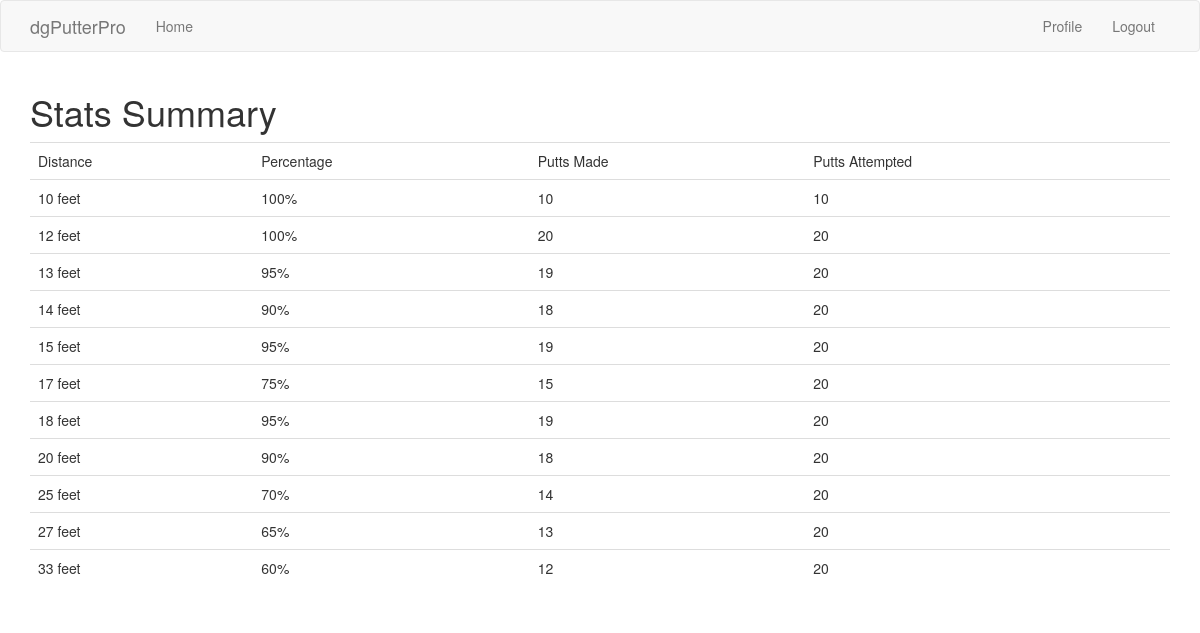
Page /user/jpants/stats (signed in) on the earlier database version.
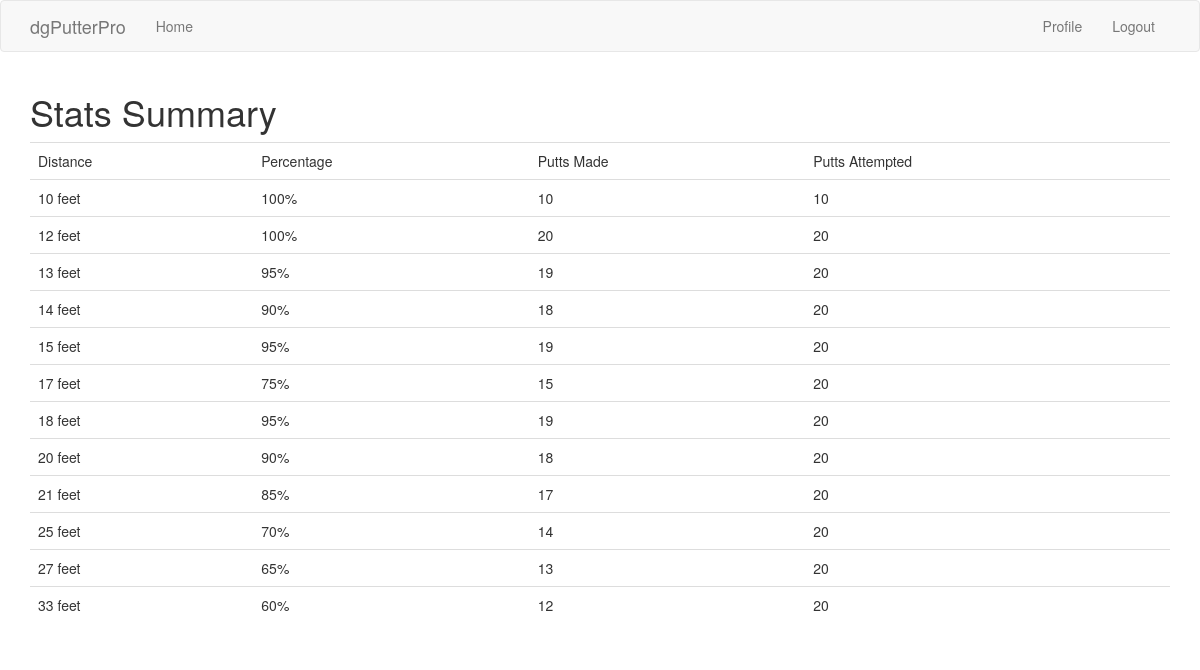
Same page on the later database version.
### app/models.py (models this page shows, shortened)
class Drill(db.Model):
    id = db.Column(db.Integer, primary_key=True)
    user_id = db.Column(db.Integer, db.ForeignKey('user.id'))
    timestamp = db.Column(db.DateTime, index=True, default=datetime.utcnow)
    putt_distance = db.Column(db.Integer)
    number_attempts = db.Column(db.Integer)
    number_putts_made = db.Column(db.Integer)
    CheckConstraint(number_putts_made <= number_attempts)

### app/main/routes.py (the view)
@bp.route('/user/<username>/stats')
@login_required
def stats(username):
    user = User.query.filter_by(username=username).first_or_404()
    summary = user.drills.group_by(Drill.putt_distance)
    return render_template('stats.html', user=user, summary=summary)

### app/main/routes.py (called while the page is built)
@bp.before_app_request
def before_request():
    if current_user.is_authenticated:
        current_user.last_seen = datetime.utcnow()
        db.session.commit()

### app/models.py (called while the page is built)
@login.user_loader
def load_user(id):
    return User.query.get(int(id))

### app/templates/stats.html
{% extends "base.html" %}
{% block app_content %}
    <h1>Stats Summary</h1>
            <table class="table table-hover">
                <tr valign="top">
                   <td>Distance</td>
                   <td>Percentage</td>
                   <td>Putts Made</td>
                   <td>Putts Attempted</td>
                </tr>
            {% for sum in summary %}
                <tr>
                    <td>
                        {{sum.putt_distance}} feet
                    </td>
                    <td>
                        {{ (sum.number_putts_made / sum.number_attempts * 100) |round|int}}%
                    </td>
                    <td>
                        {{ sum.number_putts_made }}
                    </td>
                    <td>
                        {{ sum.number_attempts }}
                    </td>
                </tr>
            {% endfor %}
            </table>
{% endblock %}

### app/templates/base.html (shortened to what this page needs)
{% extends 'bootstrap/base.html' %}}
   {% block navbar %}
    <nav class="navbar navbar-default">
        <div class="container">
            <div class="navbar-header">
                <a class="navbar-brand" href="{{ url_for('main.index') }}">dgPutterPro</a>
            </div>
            <div class="collapse navbar-collapse" id="bs-example-navbar-collapse-1">
                <ul class="nav navbar-nav">
                    <li><a href="{{ url_for('main.index') }}">Home</a></li>
                </ul>
                <ul class="nav navbar-nav navbar-right">
                    {% if current_user.is_anonymous %}
                    <li><a href="{{ url_for('auth.login') }}">Login</a></li>
                    {% else %}
                    <li><a href="{{ url_for('main.user', username=current_user.username) }}">Profile</a></li>
                    <li><a href="{{ url_for('auth.logout') }}">Logout</a></li>
                    {% endif %}
                </ul>
            </div>
        </div>
    </nav>
{% endblock %}
    {% block content %}
        <div class="container">
            {% block app_content %}{% endblock %}
        </div>
    {% endblock %}

Differences in the rows shown:
added Drill: putt_distance "21", number_putts_made+number_attempts "85", number_putts_made "17", number_attempts "20"
